Frame 1 (no input): blank canvas, image omitted
Frame 60 (the mouse pressed at the canvas centre just before this capture): blank canvas, image omitted
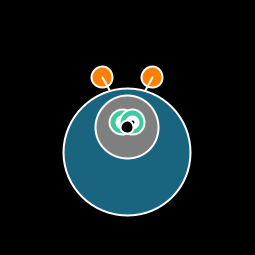
Frame 120 (the mouse held since frame 60 and released just before this capture)

The Processing sketch whose frames 1 and 60 were blank and that drew this single picture after the mouse press (run headless with seeded random() and noise(); from frame 60 on, the mouse is pressed at the canvas centre):

// Processing sketch: processing_181405
// ── processing_181405.pde

void setup () {
  size(255, 255);
  int mida= 25;


  fill(255);
  
}

void draw() {
  background(0);
  int espai= 25;
  int est= 2;
  
  
  fill(255);
  int mida= 25;
  int dist= 5;


  strokeWeight (2);
  stroke (255);

  //cuerpo
  fill(255, mouseX, 0);
  ellipse(mouseX-mida, mouseY-mida*2, mouseY/6, mouseY/6);
  ellipse(mouseX+mida, mouseY-mida*2, mouseY/6, mouseY/6);
  line(mouseX-mida, mouseY-mida*2, mouseX+mida/4, mouseY+mida/4);
  line(mouseX+mida, mouseY-mida*2, mouseX-mida/4, mouseY+mida/4);

  fill(25, 100, mouseX);
  ellipse(mouseX, mouseY+mida, mouseY, mouseY);
  //cara
  fill(mouseY, mouseX, mouseY);
  ellipse(mouseX, mouseY, mouseY/2, mouseY/2);

  //ojo izq
  fill(63, 201, 161);
  ellipse(mouseX-dist, mouseY-dist, mouseY/5, mouseY/5);
  fill(255);
  ellipse(mouseX-dist, mouseY-dist, mouseY/10, mouseY/10);
  fill(0);
  ellipse(mouseX-dist, mouseY-dist, mouseY/20, mouseY/20);
  //ojo derecho
  fill(63, 201, 161);
  ellipse(mouseX+dist, mouseY-dist, mouseY/5, mouseY/5);
  fill(255);
  ellipse(mouseX+dist, mouseY-dist, mouseY/10, mouseY/10);
  fill(0);
  ellipse(mouseX+dist, mouseY-dist, mouseY/20, mouseY/20);

  //boca
  ellipse(mouseX, mouseY, mouseY*0.1, mouseY*0.1);
}
